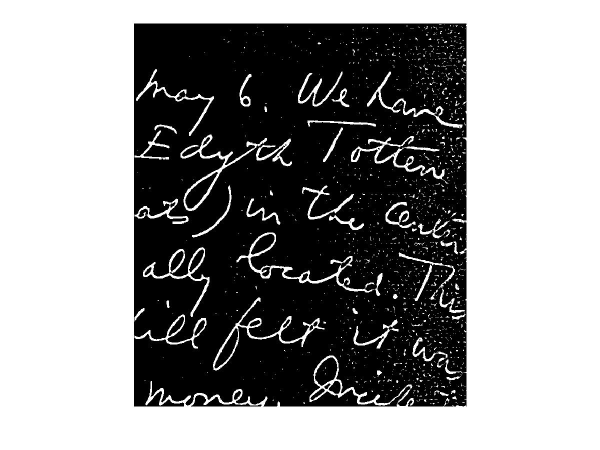
%> input picture Exercices/Código/Questão 4 - VC/DIBCO2011_HW1.jpg, 1200 x 900 px (shown at 1/2 size)
$ octave script.m   (GNU Octave 9; MATLAB toolbox functions it lacks are replaced by stand-ins)
%> lines starting %> are read from the running program, lines starting %| are printed output that depends on the picture; in (x1, y1, x2, y2) boxes, pixels count from 0 and x2, y2 are one past the last pixel; in counts of white or black regions, pixels touching at a corner belong together; the program's own positions count from 1
### Exercices/Código/Questão 4 - VC/LimearizacaoGlobal2.m
function imagem = LimearizacaoGlobal2(cinza1, limiarInicial)

%%%%%%%%%%%%%%%%%%%%%%%%%%%%%%%%%%%%%%%%%%%%%%%%
%%%%%%%% Visão Computacional %%%%%%%%%%%%%%%%%%%
%%%%%%%% Projeto 1 %%%%%%%%%%%%%%%%%%%%%%%%%%%%%
%%%%%%%% Aluno: Paulo Henrique Muniz Ferreira %%
%%%%%%%%%%%%%%%%%%%%%%%%%%%%%%%%%%%%%%%%%%%%%%%%
%%%%%%%% QUESTÂO 4 %%%%%%%%%%%%%%%%%%%%%%%%%%%%%

% Algoritmo de binarização global

% Agrupamento de Ramesh

total = (size(cinza1,1)*size(cinza1,2));
p = 1/total;

para = 0;

histograma = imhist(cinza1);

limiar = limiarInicial;
paco = 5;
min = Inf;

while(para ~= 1)

    % Divisão em background e foreground
    back = cinza1(cinza1 < limiar);
    fore = cinza1(cinza1 >= limiar);

    g1 = floor(limiar);
    g2 = ceil(limiar);

    % calculando b1
    d = 0;
    div = 0;
    for i = 1:g1
        d = d + i*histograma(i)*p;
        div = div + histograma(i)*p;
    end

    b_1 = d/div;

    % calculando b2
    d = 0;
    div = 0;
    for i = g2:256
        d = d + i*histograma(i)*p;
        div = div + histograma(i)*p;
    end

    if (div == 0)
        b_2 = 0;
    else
        b_2 = d/div;
    end

    % pré calculo da função a ser minimizada

    g_mins = 1:g1;
    g_maxs = g2:255;

    B = (b_1*ones(1,g1) - g_mins);
    A = B.*B;

    C = (b_2*ones(1,size(g_maxs,1)) - g_maxs);
    D = C.*C;

    % Função a ser minimizada
    min_novo = (sum(A) + sum(D));

    % Algoritmo de hill-climbing para encontrar o mínimo
    if (min_novo < min)
        limiar = limiar + paco;
        min = min_novo;
    else
        para = 1;
        limiar = limiar - paco;
    end
end

B = binarizacao(cinza1, limiar);

imagem = imshow(B);                 % Mostra o resultado

function B = binarizacao(I, limiar)

for i = (1):(size(I,1))
    for j = (1):(size(I,2))
        if(I(i,j) >= limiar)
            B(i,j) = 0;
        else
            B(i,j) = 1;
        end
    end
end

### Exercices/Código/Questão 4 - VC/script.m

% Script para executar os experimento referente a quest鉶 4
% para todas as imagens localizadas no arquivo docs.rar

% global Ramesh

cinza1 = imread('DIBCO2011_HW1','bmp'); % Abre a imagem
%> cinza1 is the input picture: size 900x1200x3 uint8; min 0, max 255, mean 145.5
imagem = LimearizacaoGlobal2(cinza1, 15);
%> in LimearizacaoGlobal2, `histograma = imhist(cinza1);`: histograma = 256 values, max 1765569 at index 256, min 0 at index 41, mean 12656.2
%> the loop in LimearizacaoGlobal2, `while(para ~= 1)` made 25 passes
%> (b_1, b_2, min_novo, min) on passes 1 to 12: (1.92, 251.1, 4416693.8, 4416693.8), (2.14, 254.2, 4309065, 4309065), (2.25, 255.2, 4098671.2, 4098671.2), (2.28, 255.6, 3857892.6, 3857892.6), (2.29, 255.6, 3617286.7, 3617286.7), (2.3, 255.7, 3386993.7, 3386993.7), (2.3, 255.7, 3167177, 3167177), (2.3, 255.7, 2959851.1, 2959851.1), (2.3, 255.7, 2765230, 2765230), (2.3, 255.7, 2583329.1, 2583329.1), (2.3, 255.7, 2414148.3, 2414148.3), (2.3, 255.7, 2257687.7, 2257687.7)
%> (b_1, b_2, min_novo) on pass 25: (2.3, 255.7, 1381232.3)
%> after the loop in LimearizacaoGlobal2, `while(para ~= 1)`: limiar = 130; para = 1
%> after the loop in binarizacao, `for i = (1):(size(I,1))`:
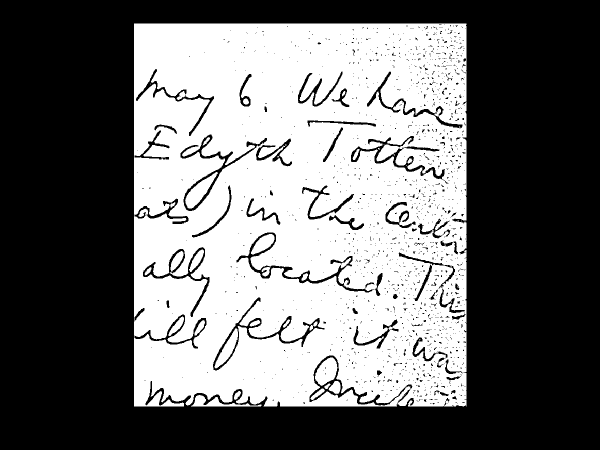
%> B: size 900x1200 double (shown at 1/2 size); values 0 (black) and 1 (white), 43.1% white; 43 white regions (17 under 20 px), largest, box (x1, y1, x2, y2) and area: (268, 47, 933, 813) 454507, (370, 344, 436, 417) 1769, (630, 715, 675, 772) 1670
%> imagem = -39.77
saveas(imagem,'Global2_DIBCO2011_HW1.jpg', 'jpg')

cinza1 = imread('DIBCO2011_HW4','bmp'); % Abre a imagem
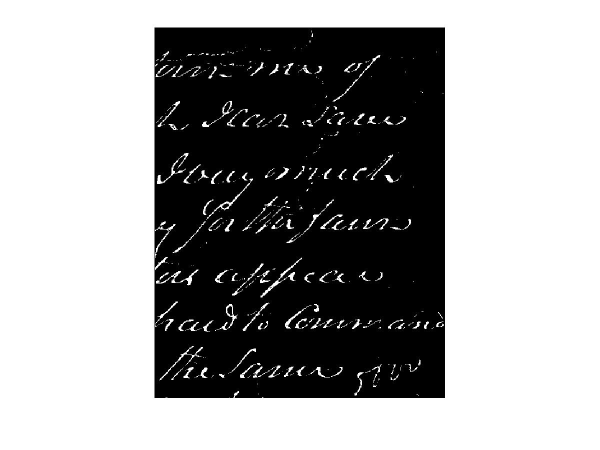
%> input picture Exercices/Código/Questão 4 - VC/DIBCO2011_HW4.jpg, 1200 x 900 px (shown at 1/2 size)
%> cinza1 is the input picture: size 900x1200x3 uint8; min 0, max 255, mean 157.9
imagem = LimearizacaoGlobal2(cinza1, 10);
%> the loop in LimearizacaoGlobal2 (call 2), `while(para ~= 1)` made 26 passes
%> (b_1, b_2, A, min_novo, min) on pass 1: (1.3, 251, [0.0881 0.495 2.9 7.31 13.71 22.12 32.53 44.93 59.34 75.75], 4697749.1, 4697749.1)
%> (b_1, b_2, min_novo, min) on passes 2 to 7: (1.49, 253.8, 4570116.5, 4570116.5), (1.61, 255.2, 4365771.7, 4365771.7), (1.67, 255.7, 4121353.4, 4121353.4), (1.69, 255.8, 3870758.8, 3870758.8), (1.7, 255.8, 3627686.6, 3627686.6), (1.7, 255.9, 3396012.5, 3396012.5)
%> call 2 of binarizacao, with limiar = 130
%> after the loop in binarizacao (call 2), `for i = (1):(size(I,1))`:
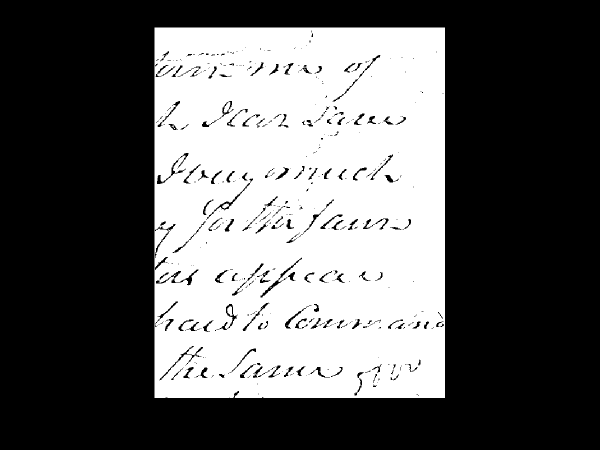
%> B: size 900x1200 double (shown at 1/2 size); values 0 (black) and 1 (white), 38.2% white; 20 white regions (17 under 20 px), largest, box (x1, y1, x2, y2) and area: (309, 55, 890, 796) 411839, (454, 612, 465, 632) 144, (444, 407, 458, 417) 88
%> imagem = -36.35
saveas(imagem,'Global2_DIBCO2011_HW4.jpg', 'jpg')

cinza1 = imread('DIBCO2011_HW6','bmp'); % Abre a imagem
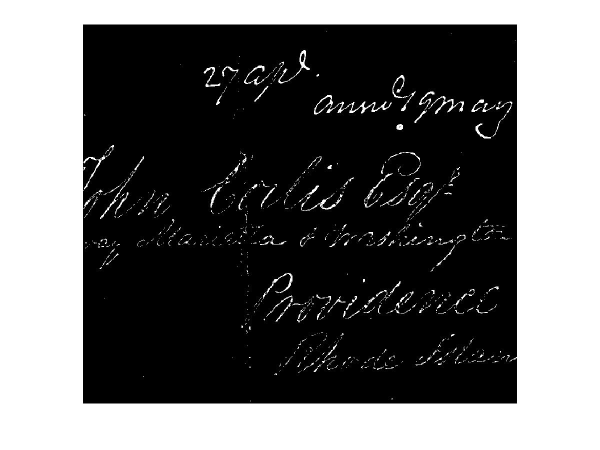
%> input picture Exercices/Código/Questão 4 - VC/DIBCO2011_HW6.jpg, 1200 x 900 px (shown at 1/2 size)
%> cinza1 is the input picture: size 900x1200x3 uint8; min 0, max 255, mean 103.6
imagem = LimearizacaoGlobal2(cinza1, 10);
%> call 3 of binarizacao, with limiar = 10
%> after the loop in binarizacao (call 3), `for i = (1):(size(I,1))`:
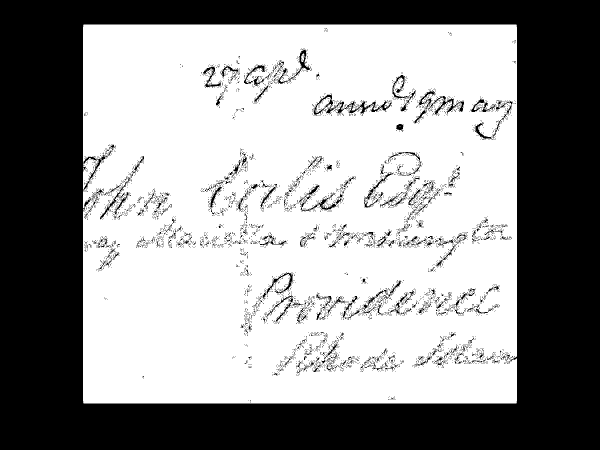
%> B: size 900x1200 double (shown at 1/2 size); values 0 (black) and 1 (white), 58.1% white; 6348 black regions (6132 under 20 px), largest, box (x1, y1, x2, y2) and area: (0, 0, 1200, 900) 422754, (624, 188, 783, 232) 1323, (855, 192, 928, 230) 597
%> imagem = -39.53
saveas(imagem,'Global2_DIBCO2011_HW6.jpg', 'jpg')

%> (the run ends here)
